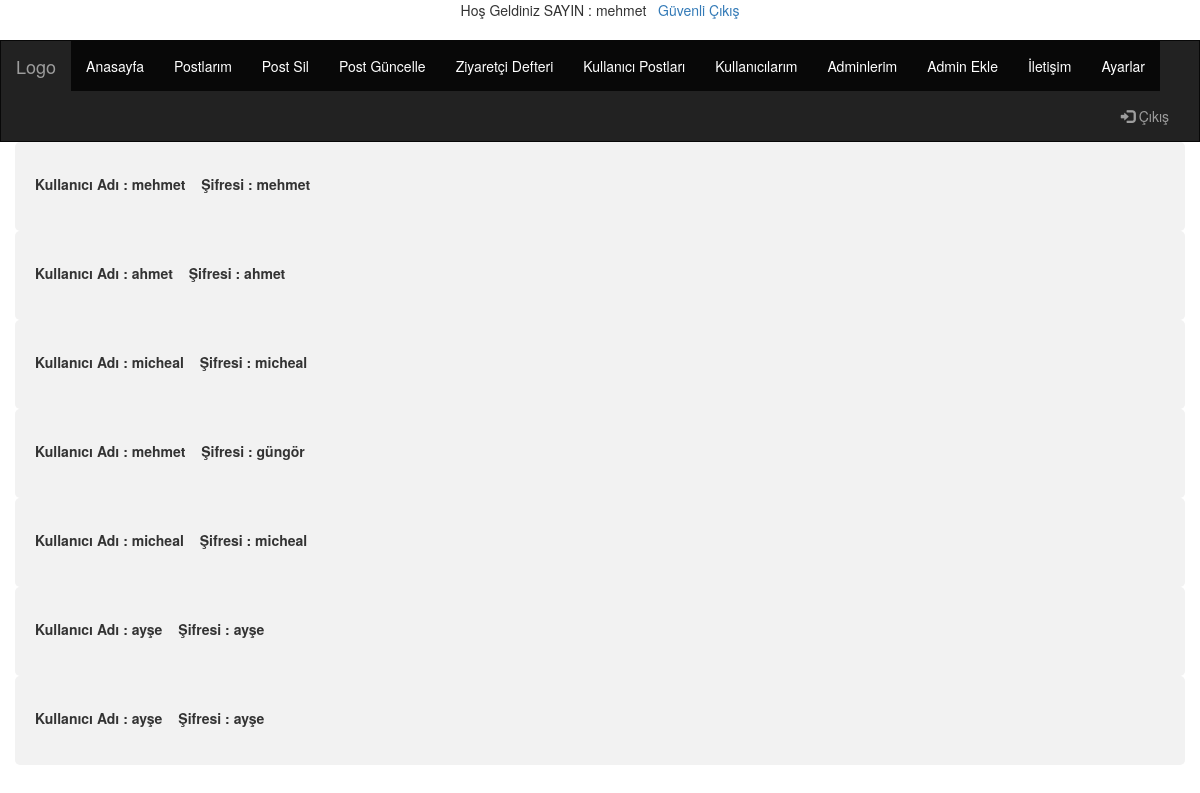
/kullanicilarim.php (signed in), run on the app's committed database.
### tables this page shows
CREATE TABLE `uyeler` (
  `id` int(11) NOT NULL,
  `username` varchar(30) NOT NULL,
  `password` varchar(30) NOT NULL
);

### kullanicilarim.php (the view, shortened to what this page needs)
<?php include "admin-menu.php" ?>
<?php
$sorgu = (mysql_query("select * from uyeler"));
while($sonuc = mysql_fetch_array($sorgu)){ ?>
<div class="container">
  <form action="ziyaretci.php" method="post">
    <label for="fname">Kullanıcı Adı : <?php echo $sonuc['username']; ?></label>
    <label for="lname">Şifresi : <?php echo $sonuc['password']; ?> </label>
  </form>
</div>
<?php } ?>

### admin.css (style rules this page uses)
label { padding: 12px 12px 12px 0; display: inline-block; }
.container { border-radius: 5px; background-color: #f2f2f2; padding: 20px; }

### data on the page
uyeler: username "mehmet", password "mehmet"
uyeler: username "ahmet", password "ahmet"
uyeler: username "micheal", password "micheal"
uyeler: username "mehmet", password "güngör"
uyeler: username "micheal", password "micheal"
uyeler: username "ayşe", password "ayşe"
uyeler: username "ayşe", password "ayşe"

### other printed values
$_SESSION["user"] "mehmet"
